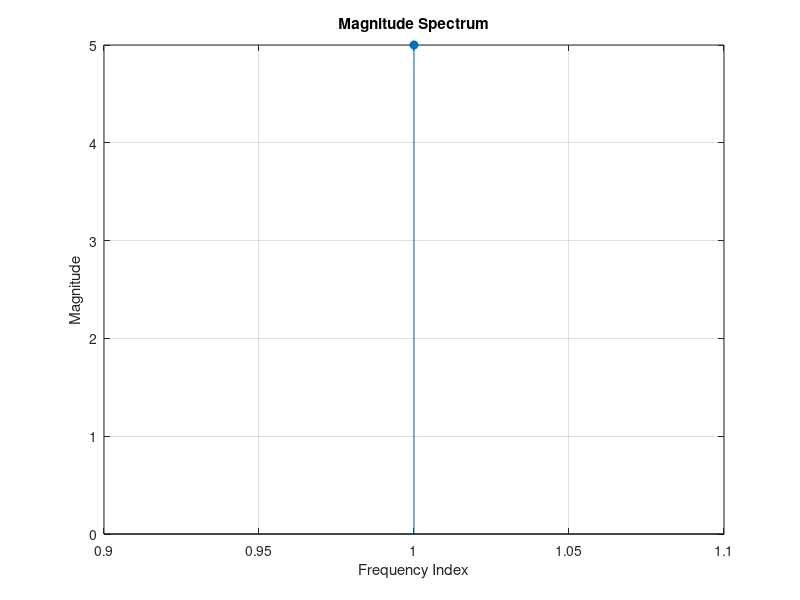
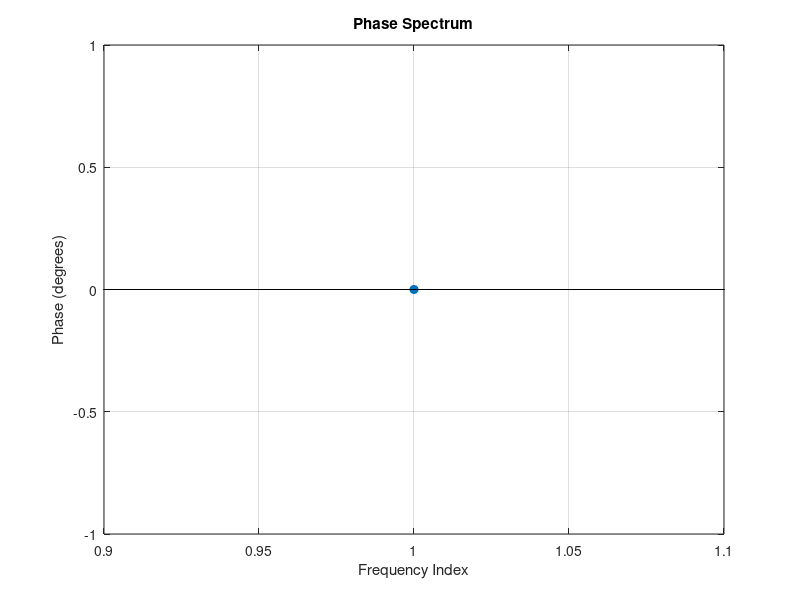

The MATLAB script that drew these images, in order:
% =====================================================================
% DIGITAL SIGNAL AND IMAGE PROCESSING LAB
%
% Experiment No. : 4
% Experiment Title : Discrete Fourier Transform (DFT) of a Sequence
%
% Aim:
% Write a program to find N-point Discrete Fourier Transform (DFT)
% of a given complex sequence and plot its magnitude and phase.
%
% Student Details:
% Name     : Amey Thakur
% Roll No. : 50
% Class    : COMPS-BE-B-50
% Batch    : B3
%
% Date of Experiment : 04/08/2021
% Date of Submission : 04/08/2021
%
% Author:
% Amey Thakur
% GitHub Profile:
% https://github.com/Amey-Thakur
%
% Repository:
% https://github.com/Amey-Thakur/DIGITAL-SIGNAL-AND-IMAGE-PROCESSING-AND-DIGITAL-SIGNAL-AND-IMAGE-PROCESSING-LAB
% =====================================================================

% Clear workspace, close all figures, and clear command window
clear all;
close all;
clc;

% -----------------------------
% Input Sequence
% -----------------------------
x = input('Enter the sequence x(n): ');   % Input discrete-time sequence
N = length(x);                            % Length of the sequence

% -----------------------------
% DFT Matrix Computation
% -----------------------------
for k = 0:N-1
    for n = 0:N-1
        % DFT kernel computation
        y(n+1, k+1) = exp(-1i * 2 * pi * k * n / N);
    end
end

% -----------------------------
% DFT Calculation
% -----------------------------
z = y * x.';          % DFT of the input sequence

% -----------------------------
% Magnitude and Phase
% -----------------------------
mag = abs(z);                         % Magnitude spectrum
phase = rad2deg(angle(z));            % Phase spectrum in degrees

% -----------------------------
% Plot Magnitude Spectrum
% -----------------------------
figure;
stem(mag, 'filled');
grid on;
title('Magnitude Spectrum');
xlabel('Frequency Index');
ylabel('Magnitude');

% -----------------------------
% Plot Phase Spectrum
% -----------------------------
figure;
stem(phase, 'filled');
grid on;
title('Phase Spectrum');
xlabel('Frequency Index');
ylabel('Phase (degrees)');
